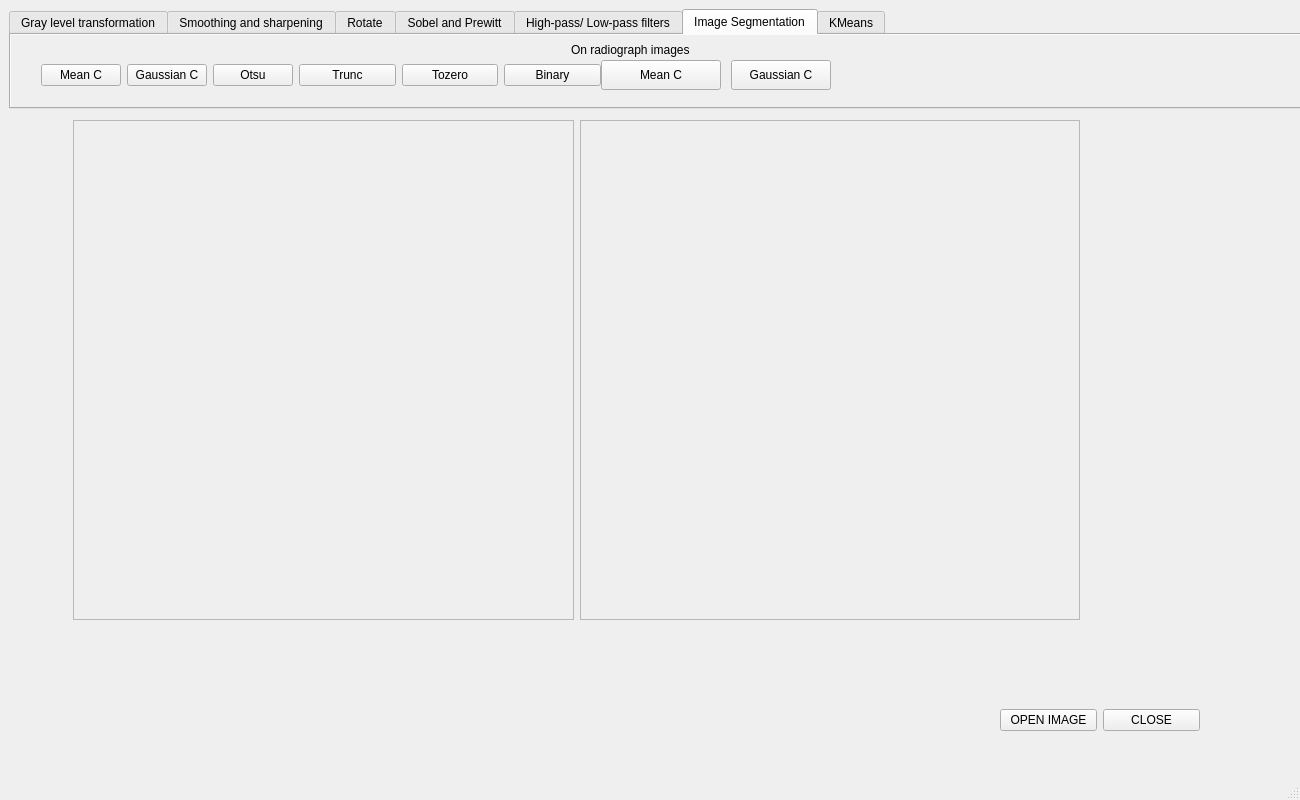
<?xml version="1.0" encoding="UTF-8"?>
<ui version="4.0">
 <class>MainWindow</class>
 <widget class="QMainWindow" name="MainWindow">
  <property name="geometry">
   <rect>
    <x>0</x>
    <y>0</y>
    <width>1300</width>
    <height>800</height>
   </rect>
  </property>
  <property name="windowTitle">
   <string>Dip-Midterm</string>
  </property>
  <widget class="QWidget" name="centralwidget">
   <widget class="QTabWidget" name="tabWidget">
    <property name="geometry">
     <rect>
      <x>9</x>
      <y>9</y>
      <width>1400</width>
      <height>100</height>
     </rect>
    </property>
    <property name="toolTip">
     <string>&lt;html&gt;&lt;head/&gt;&lt;body&gt;&lt;p&gt;&lt;br/&gt;&lt;/p&gt;&lt;/body&gt;&lt;/html&gt;</string>
    </property>
    <property name="autoFillBackground">
     <bool>true</bool>
    </property>
    <property name="currentIndex">
     <number>5</number>
    </property>
    <widget class="QWidget" name="tab">
     <property name="autoFillBackground">
      <bool>true</bool>
     </property>
     <attribute name="title">
      <string>Gray level transformation</string>
     </attribute>
     <widget class="QWidget" name="layoutWidget">
      <property name="geometry">
       <rect>
        <x>20</x>
        <y>20</y>
        <width>400</width>
        <height>30</height>
       </rect>
      </property>
      <layout class="QHBoxLayout" name="horizontalLayout_4">
       <item>
        <widget class="QPushButton" name="btnMultiple">
         <property name="text">
          <string>Multiple</string>
         </property>
        </widget>
       </item>
       <item>
        <widget class="QPushButton" name="btnLogarit">
         <property name="text">
          <string>Logarit</string>
         </property>
        </widget>
       </item>
       <item>
        <widget class="QPushButton" name="btnDark">
         <property name="text">
          <string>Dark</string>
         </property>
        </widget>
       </item>
       <item>
        <widget class="QPushButton" name="btnLight">
         <property name="text">
          <string>Light</string>
         </property>
        </widget>
       </item>
      </layout>
     </widget>
     <widget class="QWidget" name="layoutWidget">
      <property name="geometry">
       <rect>
        <x>420</x>
        <y>20</y>
        <width>400</width>
        <height>30</height>
       </rect>
      </property>
      <layout class="QHBoxLayout" name="horizontalLayout_5">
       <item>
        <widget class="QPushButton" name="btnTuyentinh">
         <property name="text">
          <string>Tuyến Tính</string>
         </property>
        </widget>
       </item>
       <item>
        <widget class="QPushButton" name="btnEqualHist">
         <property name="text">
          <string>Equalize Hist</string>
         </property>
        </widget>
       </item>
       <item>
        <widget class="QPushButton" name="btnHistogram">
         <property name="text">
          <string>Hisogram</string>
         </property>
        </widget>
       </item>
       <item>
        <widget class="QPushButton" name="btnGamma">
         <property name="text">
          <string>Gamma</string>
         </property>
        </widget>
       </item>
      </layout>
     </widget>
    </widget>
    <widget class="QWidget" name="tab_2">
     <property name="autoFillBackground">
      <bool>true</bool>
     </property>
     <attribute name="title">
      <string>Smoothing and sharpening</string>
     </attribute>
     <widget class="QWidget" name="layoutWidget">
      <property name="geometry">
       <rect>
        <x>50</x>
        <y>30</y>
        <width>400</width>
        <height>30</height>
       </rect>
      </property>
      <layout class="QHBoxLayout" name="horizontalLayout_8">
       <item>
        <widget class="QLineEdit" name="txtFilter">
         <property name="text">
          <string>0</string>
         </property>
        </widget>
       </item>
       <item>
        <widget class="QPushButton" name="btnGaussian">
         <property name="text">
          <string>Gaussian</string>
         </property>
        </widget>
       </item>
       <item>
        <widget class="QPushButton" name="btnMedian">
         <property name="text">
          <string>Median</string>
         </property>
        </widget>
       </item>
       <item>
        <widget class="QPushButton" name="btnBlur">
         <property name="text">
          <string>Blur</string>
         </property>
        </widget>
       </item>
      </layout>
     </widget>
     <widget class="QWidget" name="layoutWidget">
      <property name="geometry">
       <rect>
        <x>450</x>
        <y>30</y>
        <width>400</width>
        <height>30</height>
       </rect>
      </property>
      <layout class="QHBoxLayout" name="horizontalLayout_7">
       <item>
        <widget class="QPushButton" name="btnSharpening">
         <property name="text">
          <string>Sharpening</string>
         </property>
        </widget>
       </item>
       <item>
        <widget class="QPushButton" name="btnGxplusGy">
         <property name="text">
          <string>|G(x)|+|G(y)|</string>
         </property>
        </widget>
       </item>
       <item>
        <widget class="QPushButton" name="btnGy">
         <property name="text">
          <string>G(y)</string>
         </property>
        </widget>
       </item>
       <item>
        <widget class="QPushButton" name="btnGx">
         <property name="text">
          <string>G(x)</string>
         </property>
        </widget>
       </item>
      </layout>
     </widget>
    </widget>
    
    <widget class="QWidget" name="tab_6">
     <property name="autoFillBackground">
      <bool>true</bool>
     </property>
     <attribute name="title">
      <string>Rotate</string>
     </attribute>
     <widget class="QWidget" name="layoutWidget_4">
      <property name="geometry">
       <rect>
        <x>30</x>
        <y>10</y>
        <width>239</width>
        <height>25</height>
       </rect>
      </property>
      <layout class="QHBoxLayout" name="horizontalLayout">
       <item>
        <widget class="QPushButton" name="btnRotate90">
         <property name="text">
          <string>90 độ</string>
         </property>
        </widget>
       </item>
       <item>
        <widget class="QPushButton" name="btnRotate180">
         <property name="text">
          <string>180 độ</string>
         </property>
        </widget>
       </item>
       <item>
        <widget class="QPushButton" name="btnRotate270">
         <property name="text">
          <string>270 độ</string>
         </property>
        </widget>
       </item>
      </layout>
     </widget>
    </widget>
    <widget class="QWidget" name="tab_8">
     <attribute name="title">
      <string>Sobel and Prewitt</string>
     </attribute>
     <widget class="QWidget" name="horizontalLayoutWidget">
      <property name="geometry">
       <rect>
        <x>20</x>
        <y>10</y>
        <width>239</width>
        <height>25</height>
       </rect>
      </property>
      <layout class="QHBoxLayout" name="horizontalLayout_16">
       <item>
        <widget class="QPushButton" name="btnSobel_x">
         <property name="autoFillBackground">
          <bool>false</bool>
         </property>
         <property name="text">
          <string>Sobel X</string>
         </property>
        </widget>
       </item>
       <item>
        <widget class="QPushButton" name="btnSobel_y">
         <property name="autoFillBackground">
          <bool>false</bool>
         </property>
         <property name="text">
          <string>Sobel Y</string>
         </property>
        </widget>
       </item>
       <item>
        <widget class="QPushButton" name="btnSobel">
         <property name="autoFillBackground">
          <bool>false</bool>
         </property>
         <property name="text">
          <string>Sobel</string>
         </property>
        </widget>
       </item>
      </layout>
     </widget>
     <widget class="QWidget" name="verticalLayoutWidget">
      <property name="geometry">
       <rect>
        <x>360</x>
        <y>10</y>
        <width>239</width>
        <height>25</height>
       </rect>
      </property>
      <layout class="QHBoxLayout" name="horizontalLayout_17">
       <item>
        <widget class="QPushButton" name="btnPrewitt_x">
         <property name="autoFillBackground">
          <bool>false</bool>
         </property>
         <property name="text">
          <string>Prewitt X</string>
         </property>
        </widget>
       </item>
       <item>
        <widget class="QPushButton" name="btnPrewitt_y">
         <property name="autoFillBackground">
          <bool>false</bool>
         </property>
         <property name="text">
          <string>Prewitt Y</string>
         </property>
        </widget>
       </item>
       <item>
        <widget class="QPushButton" name="btnPrewitt">
         <property name="autoFillBackground">
          <bool>false</bool>
         </property>
         <property name="text">
          <string>Prewitt</string>
         </property>
        </widget>
       </item>
      </layout>
     </widget>
    </widget>
    <widget class="QWidget" name="tab_4">
     <property name="autoFillBackground">
      <bool>true</bool>
     </property>
     <attribute name="title">
      <string>High-pass/ Low-pass filters</string>
     </attribute>
     <widget class="QLabel" name="label_13">
      <property name="geometry">
       <rect>
        <x>590</x>
        <y>1</y>
        <width>268</width>
        <height>30</height>
       </rect>
      </property>
      <property name="text">
       <string>High pass Filter</string>
      </property>
     </widget>
     <widget class="QWidget" name="layoutWidget">
      <property name="geometry">
       <rect>
        <x>630</x>
        <y>39</y>
        <width>620</width>
        <height>30</height>
       </rect>
      </property>
      <layout class="QHBoxLayout" name="horizontalLayout_9">
       <item>
        <layout class="QHBoxLayout" name="horizontalLayout_13">
         <item>
          <widget class="QPushButton" name="btnGaussianhp">
           <property name="text">
            <string>Gaussian</string>
           </property>
          </widget>
         </item>
         <item>
          <widget class="QPushButton" name="btnButterworthhp">
           <property name="text">
            <string>Butterworth</string>
           </property>
          </widget>
         </item>
         <item>
          <widget class="QPushButton" name="btnIdealhp">
           <property name="text">
            <string>Ideal</string>
           </property>
          </widget>
         </item>
        </layout>
       </item>
       <item>
        <layout class="QHBoxLayout" name="horizontalLayout_11">
         <item>
          <widget class="QPushButton" name="btnApplyGau_hp">
           <property name="text">
            <string>Apply Gaussian</string>
           </property>
          </widget>
         </item>
         <item>
          <widget class="QPushButton" name="btnApplyBut_hp">
           <property name="text">
            <string>Apply Butterworth</string>
           </property>
          </widget>
         </item>
         <item>
          <widget class="QPushButton" name="btnApplyIdeal_hp">
           <property name="text">
            <string>Apply Ideal</string>
           </property>
          </widget>
         </item>
        </layout>
       </item>
      </layout>
     </widget>
     <widget class="QWidget" name="layoutWidget">
      <property name="geometry">
       <rect>
        <x>10</x>
        <y>39</y>
        <width>620</width>
        <height>30</height>
       </rect>
      </property>
      <layout class="QHBoxLayout" name="horizontalLayout_15">
       <item>
        <layout class="QHBoxLayout" name="horizontalLayout_6">
         <item>
          <widget class="QPushButton" name="btnGaussianlp">
           <property name="text">
            <string>Gaussian</string>
           </property>
          </widget>
         </item>
         <item>
          <widget class="QPushButton" name="btnButterworthlp">
           <property name="text">
            <string>Butterworth</string>
           </property>
          </widget>
         </item>
         <item>
          <widget class="QPushButton" name="btnIdeallp">
           <property name="text">
            <string>Ideal</string>
           </property>
          </widget>
         </item>
        </layout>
       </item>
       <item>
        <layout class="QHBoxLayout" name="horizontalLayout_10">
         <item>
          <widget class="QPushButton" name="btnApplyGau_lp">
           <property name="text">
            <string>Apply Gaussian</string>
           </property>
          </widget>
         </item>
         <item>
          <widget class="QPushButton" name="btnApplyBut_lp">
           <property name="text">
            <string>Apply Butterworth</string>
           </property>
          </widget>
         </item>
         <item>
          <widget class="QPushButton" name="btnApplyIdeal_lp">
           <property name="text">
            <string>Apply Ideal</string>
           </property>
          </widget>
         </item>
        </layout>
       </item>
      </layout>
     </widget>
     <widget class="QLabel" name="label_12">
      <property name="geometry">
       <rect>
        <x>30</x>
        <y>1</y>
        <width>268</width>
        <height>30</height>
       </rect>
      </property>
      <property name="text">
       <string>Low pass Filter</string>
      </property>
     </widget>
    </widget>
    <widget class="QWidget" name="tab_5">
     <property name="autoFillBackground">
      <bool>true</bool>
     </property>
     <attribute name="title">
      <string>Image Segmentation</string>
     </attribute>
     <widget class="QWidget" name="layoutWidget">
      <property name="geometry">
       <rect>
        <x>30</x>
        <y>10</y>
        <width>560</width>
        <height>60</height>
       </rect>
      </property>
      <layout class="QHBoxLayout" name="horizontalLayout_14">
       <item>
        <layout class="QHBoxLayout" name="horizontalLayout_12">
         <item>
          <widget class="QPushButton" name="btnThresholdMeanC">
           <property name="text">
            <string>Mean C</string>
           </property>
          </widget>
         </item>
         <item>
          <widget class="QPushButton" name="btnThresholdGaussianC">
           <property name="text">
            <string>Gaussian C</string>
           </property>
          </widget>
         </item>
         <item>
          <widget class="QPushButton" name="btnThresholOtsu">
           <property name="text">
            <string>Otsu</string>
           </property>
          </widget>
         </item>
        </layout>
       </item>
       <item>
        <widget class="QPushButton" name="btnThresholdTrunc">
         <property name="text">
          <string>Trunc</string>
         </property>
        </widget>
       </item>
       <item>
        <widget class="QPushButton" name="btnThresholdTozero">
         <property name="text">
          <string>Tozero</string>
         </property>
        </widget>
       </item>
       <item>
        <widget class="QPushButton" name="btnThresholdBinary">
         <property name="text">
          <string>Binary</string>
         </property>
        </widget>
       </item>
      </layout>
     </widget>
     <widget class="QLabel" name="label">
      <property name="geometry">
       <rect>
        <x>560</x>
        <y>0</y>
        <width>200</width>
        <height>30</height>
       </rect>
      </property>
      <property name="text">
       <string>On radiograph images </string>
      </property>
     </widget>
     <widget class="QPushButton" name="btnThresholdGaussianC_2">
      <property name="geometry">
       <rect>
        <x>720</x>
        <y>25</y>
        <width>100</width>
        <height>30</height>
       </rect>
      </property>
      <property name="text">
       <string>Gaussian C</string>
      </property>
     </widget>
     <widget class="QPushButton" name="btnThresholdMeanC_2">
      <property name="geometry">
       <rect>
        <x>590</x>
        <y>25</y>
        <width>120</width>
        <height>30</height>
       </rect>
      </property>
      <property name="text">
       <string>Mean C</string>
      </property>
     </widget>
    </widget>
    <widget class="QWidget" name="tab_7">
     <attribute name="title">
      <string>KMeans</string>
     </attribute>
     <widget class="QLineEdit" name="txtKmeans">
      <property name="geometry">
       <rect>
        <x>200</x>
        <y>10</y>
        <width>100</width>
        <height>30</height>
       </rect>
      </property>
      <property name="text">
       <string>0</string>
      </property>
     </widget>
     <widget class="QPushButton" name="btnKmeans">
      <property name="geometry">
       <rect>
        <x>300</x>
        <y>10</y>
        <width>100</width>
        <height>30</height>
       </rect>
      </property>
      <property name="text">
       <string>KMeans</string>
      </property>
     </widget>
    </widget>
   </widget>
   <widget class="QWidget" name="">
    <property name="geometry">
     <rect>
      <x>1000</x>
      <y>700</y>
      <width>200</width>
      <height>40</height>
     </rect>
    </property>
    <layout class="QGridLayout" name="gridLayout">
     <item row="0" column="0">
      <widget class="QPushButton" name="btnOpen">
       <property name="text">
        <string>OPEN IMAGE</string>
       </property>
      </widget>
     </item>
     <item row="0" column="1">
      <widget class="QPushButton" name="btnExit">
       <property name="text">
        <string>CLOSE</string>
       </property>
      </widget>
     </item>
    </layout>
   </widget>
   <widget class="QLabel" name="New_Picture">
    <property name="geometry">
     <rect>
      <x>580</x>
      <y>120</y>
      <width>481</width>
      <height>421</height>
     </rect>
    </property>
    <property name="minimumSize">
     <size>
      <width>500</width>
      <height>500</height>
     </size>
    </property>
    <property name="mouseTracking">
     <bool>true</bool>
    </property>
    <property name="autoFillBackground">
     <bool>true</bool>
    </property>
    <property name="frameShape">
     <enum>QFrame::StyledPanel</enum>
    </property>
    <property name="frameShadow">
     <enum>QFrame::Plain</enum>
    </property>
    <property name="lineWidth">
     <number>1</number>
    </property>
    <property name="textFormat">
     <enum>Qt::AutoText</enum>
    </property>
    <property name="scaledContents">
     <bool>false</bool>
    </property>
    <property name="wordWrap">
     <bool>false</bool>
    </property>
    <property name="openExternalLinks">
     <bool>false</bool>
    </property>
   </widget>
   <widget class="QLabel" name="Old_Picture">
    <property name="geometry">
     <rect>
      <x>73</x>
      <y>120</y>
      <width>501</width>
      <height>421</height>
     </rect>
    </property>
    <property name="minimumSize">
     <size>
      <width>500</width>
      <height>500</height>
     </size>
    </property>
    <property name="mouseTracking">
     <bool>true</bool>
    </property>
    <property name="autoFillBackground">
     <bool>true</bool>
    </property>
    <property name="frameShape">
     <enum>QFrame::StyledPanel</enum>
    </property>
    <property name="frameShadow">
     <enum>QFrame::Plain</enum>
    </property>
    <property name="lineWidth">
     <number>1</number>
    </property>
    <property name="textFormat">
     <enum>Qt::AutoText</enum>
    </property>
    <property name="scaledContents">
     <bool>false</bool>
    </property>
    <property name="wordWrap">
     <bool>false</bool>
    </property>
    <property name="openExternalLinks">
     <bool>false</bool>
    </property>
   </widget>
  </widget>
  <widget class="QMenuBar" name="menubar">
   <property name="geometry">
    <rect>
     <x>0</x>
     <y>0</y>
     <width>1200</width>
     <height>300</height>
    </rect>
   </property>
  </widget>
  <widget class="QStatusBar" name="statusbar"/>
  <action name="actionOpen">
   <property name="checkable">
    <bool>false</bool>
   </property>
   <property name="text">
    <string>Open</string>
   </property>
  </action>
  <action name="actionExit">
   <property name="checkable">
    <bool>false</bool>
   </property>
   <property name="checked">
    <bool>false</bool>
   </property>
   <property name="enabled">
    <bool>true</bool>
   </property>
   <property name="text">
    <string>Exit</string>
   </property>
  </action>
  <action name="actionLight">
   <property name="text">
    <string>Light</string>
   </property>
  </action>
  <action name="actionDark">
   <property name="text">
    <string>Dark</string>
   </property>
  </action>
  <action name="actionGamma">
   <property name="text">
    <string>Gamma</string>
   </property>
  </action>
  <action name="actLight2">
   <property name="checkable">
    <bool>false</bool>
   </property>
   <property name="text">
    <string>actLight</string>
   </property>
  </action>
 </widget>
 <resources/>
 <connections/>
</ui>
